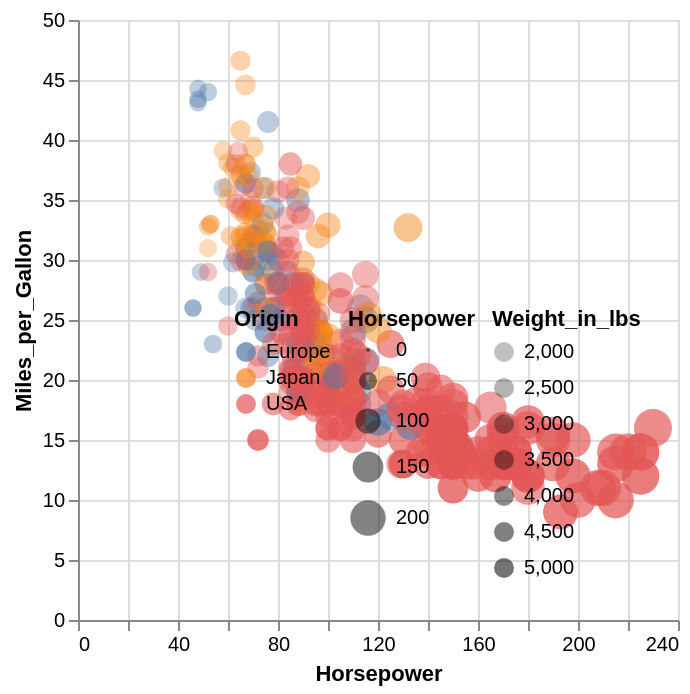

Describe this chart as a Vega-Lite specification.
### Vega-Lite specification from a JSON file in a GitHub repository (floating-point values rounded to 4 significant figures; data arrays with more than 128 entries replaced by an {"elided": "..."} marker saying what was removed)
{"$schema": "https://vega.github.io/schema/vega-lite/v5.json", "data": {"values": {"elided": "406 records"}}, "encoding": {"color": {"field": "Origin", "legend": {"orient": "bottom-right"}, "type": "nominal"}, "opacity": {"field": "Weight_in_lbs", "legend": {"orient": "bottom-right"}, "type": "quantitative"}, "size": {"field": "Horsepower", "legend": {"orient": "bottom-right"}, "type": "quantitative"}, "x": {"field": "Horsepower", "type": "quantitative"}, "y": {"field": "Miles_per_Gallon", "type": "quantitative"}}, "height": 300, "mark": "circle", "width": 300}
